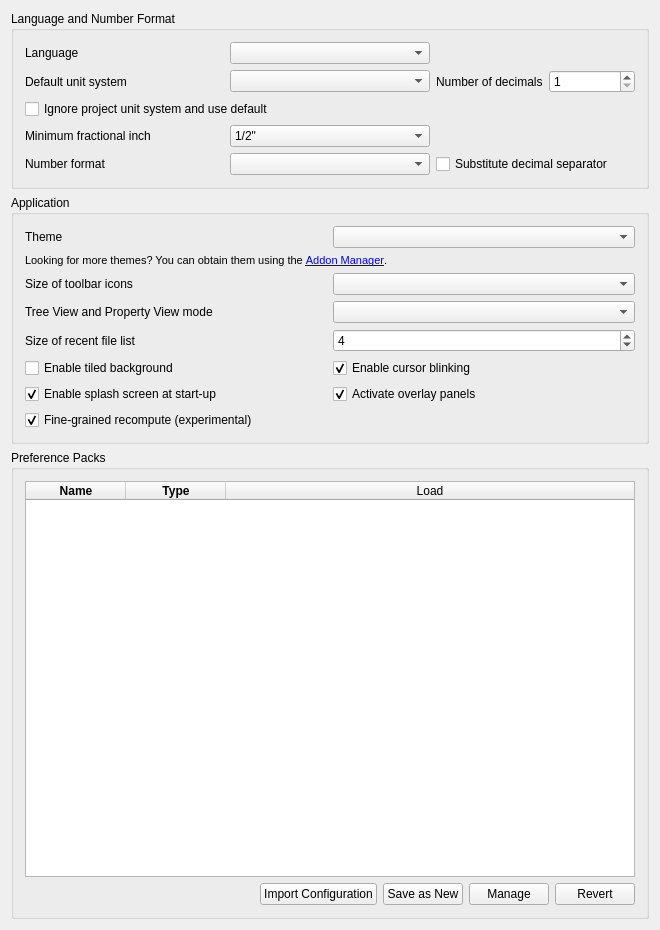
<?xml version="1.0" encoding="UTF-8"?>
<ui version="4.0">
 <class>Gui::Dialog::DlgSettingsGeneral</class>
 <widget class="QWidget" name="Gui::Dialog::DlgSettingsGeneral">
  <property name="geometry">
   <rect>
    <x>0</x>
    <y>0</y>
    <width>660</width>
    <height>930</height>
   </rect>
  </property>
  <property name="windowTitle">
   <string>General</string>
  </property>
   <layout class="QVBoxLayout" name="verticalLayout">
    <item>
     <widget class="QGroupBox" name="GroupBox7">
      <property name="title">
       <string>Language and Number Format</string>
      </property>
      <layout class="QGridLayout">
       <property name="leftMargin">
        <number>11</number>
       </property>
       <property name="topMargin">
        <number>11</number>
       </property>
       <property name="rightMargin">
        <number>11</number>
       </property>
       <property name="bottomMargin">
        <number>11</number>
       </property>
       <property name="spacing">
        <number>6</number>
       </property>
       <item row="0" column="0">
        <widget class="QLabel" name="TextLabel1_4">
         <property name="text">
          <string>Language</string>
         </property>
        </widget>
       </item>
       <item row="0" column="1">
        <widget class="QComboBox" name="Languages">
         <property name="toolTip">
          <string>Language of the application's user interface</string>
         </property>
        </widget>
       </item>
       <item row="1" column="0">
        <widget class="QLabel" name="unitSystemLabel">
         <property name="text">
          <string>Default unit system</string>
         </property>
        </widget>
       </item>
       <item row="1" column="1">
        <widget class="QComboBox" name="comboBox_UnitSystem">
         <property name="toolTip">
          <string>Unit system for all parts of the application. Can be overridden by specifying a document unit system.</string>
         </property>
        </widget>
       </item>
       <item row="1" column="2">
        <layout class="QHBoxLayout" name="horizontalLayout_3">
         <item>
          <widget class="QLabel" name="decimalsLabel">
           <property name="text">
            <string>Number of decimals</string>
           </property>
          </widget>
         </item>
         <item>
          <widget class="QSpinBox" name="spinBoxDecimals">
           <property name="toolTip">
            <string>Number of decimals that should be shown for numbers and dimensions</string>
           </property>
           <property name="minimum">
            <number>1</number>
           </property>
           <property name="maximum">
            <number>12</number>
           </property>
          </widget>
         </item>
        </layout>
       </item>
       <item row="2" column="0" colspan="3">
        <widget class="QCheckBox" name="checkBox_projectUnitSystemIgnore">
          <property name="toolTip">
           <string>Ignores document unit systems</string>
          </property>
          <property name="text">
           <string>Ignore project unit system and use default</string>
          </property>
        </widget>
       </item>
       <item row="3" column="0">
        <widget class="QLabel" name="fractionalInchLabel">
         <property name="text">
          <string>Minimum fractional inch</string>
         </property>
        </widget>
       </item>
       <item row="3" column="1">
        <widget class="QComboBox" name="comboBox_FracInch">
         <property name="toolTip">
          <string>Minimum fractional inch to be displayed</string>
         </property>
         <item>
          <property name="text">
           <string notr="true">1/2"</string>
          </property>
         </item>
         <item>
          <property name="text">
           <string notr="true">1/4"</string>
          </property>
         </item>
         <item>
          <property name="text">
           <string notr="true">1/8"</string>
          </property>
         </item>
         <item>
          <property name="text">
           <string notr="true">1/16"</string>
          </property>
         </item>
         <item>
          <property name="text">
           <string notr="true">1/32"</string>
          </property>
         </item>
         <item>
          <property name="text">
           <string notr="true">1/64"</string>
          </property>
         </item>
         <item>
          <property name="text">
           <string notr="true">1/128"</string>
          </property>
         </item>
        </widget>
       </item>
       <item row="4" column="0">
        <widget class="QLabel" name="TextLabel1_5">
         <property name="text">
          <string>Number format</string>
         </property>
        </widget>
       </item>
       <item row="4" column="1">
        <widget class="Gui::PrefComboBox" name="UseLocaleFormatting">
         <property name="prefEntry" stdset="0">
          <cstring>UseLocaleFormatting</cstring>
         </property>
         <property name="prefPath" stdset="0">
          <cstring>General</cstring>
         </property>
        </widget>
       </item>
       <item row="4" column="2">
        <widget class="Gui::PrefCheckBox" name="SubstituteDecimal">
         <property name="toolTip">
          <string>Substitutes numerical keypad decimal separator with locale separator, except
in the Python console and the macro editor where a
dot/period will always be printed</string>
         </property>
         <property name="text">
          <string>Substitute decimal separator</string>
         </property>
         <property name="prefEntry" stdset="0">
          <cstring>SubstituteDecimalSeparator</cstring>
         </property>
         <property name="prefPath" stdset="0">
          <cstring>General</cstring>
         </property>
        </widget>
       </item>
      </layout>
     </widget>
    </item>
    <item>
     <widget class="QGroupBox" name="GroupBox3">
      <property name="title">
       <string>Application</string>
      </property>
      <layout class="QGridLayout">
       <property name="leftMargin">
        <number>11</number>
       </property>
       <property name="topMargin">
        <number>11</number>
       </property>
       <property name="rightMargin">
        <number>11</number>
       </property>
       <property name="bottomMargin">
        <number>11</number>
       </property>
       <property name="spacing">
        <number>6</number>
       </property>
       <item row="0" column="0">
        <widget class="QLabel" name="themesLabel">
         <property name="text">
          <string>Theme</string>
         </property>
        </widget>
       </item>
       <item row="0" column="1">
        <widget class="QComboBox" name="themesCombobox">
         <property name="toolTip">
          <string>Customize the appearance of the user interface</string>
         </property>
        </widget>
       </item>
       <item row="1" column="0" colspan="2">
        <widget class="QLabel" name="moreThemesLabel">
         <property name="font">
          <font>
           <pointsize>8</pointsize>
          </font>
         </property>
         <property name="text">
          <string>Looking for more themes? You can obtain them using the &lt;a href=&quot;civilcvcad:Std_AddonMgr&quot;&gt;Addon Manager&lt;/a&gt;.</string>
         </property>
         <property name="textFormat">
          <enum>Qt::RichText</enum>
         </property>
        </widget>
       </item>
       <item row="2" column="0">
        <widget class="QLabel" name="iconSizeLabel">
         <property name="text">
          <string>Size of toolbar icons</string>
         </property>
        </widget>
       </item>
       <item row="2" column="1">
        <widget class="QComboBox" name="toolbarIconSize">
         <property name="toolTip">
          <string>Icon size in the toolbar</string>
         </property>
        </widget>
       </item>
       <item row="3" column="0">
        <widget class="QLabel" name="treeModeLabel">
         <property name="text">
          <string>Tree View and Property View mode</string>
         </property>
        </widget>
       </item>
       <item row="3" column="1">
        <widget class="QComboBox" name="treeMode">
         <property name="toolTip">
          <string>Customize how the tree view is shown in the panel (restart required).

'Combined': combine tree and property view into one panel.
'Independent': split tree and property view into separate panels.</string>
         </property>
        </widget>
       </item>
       <item row="4" column="0">
        <widget class="QLabel" name="recentFileListLabel">
         <property name="text">
          <string>Size of recent file list</string>
         </property>
        </widget>
       </item>
       <item row="4" column="1">
        <widget class="Gui::PrefSpinBox" name="RecentFiles">
         <property name="toolTip">
          <string>How many files should be listed in recent files list</string>
         </property>
         <property name="value">
          <number>4</number>
         </property>
         <property name="prefEntry" stdset="0">
          <cstring>RecentFiles</cstring>
         </property>
         <property name="prefPath" stdset="0">
          <cstring>RecentFiles</cstring>
         </property>
        </widget>
       </item>
       <item row="5" column="0">
        <widget class="QCheckBox" name="tiledBackground">
         <property name="toolTip">
          <string>Background of the main window (when no document is opened) will consist of tiles of an image.</string>
         </property>
         <property name="text">
          <string>Enable tiled background</string>
         </property>
        </widget>
       </item>
       <item row="5" column="1">
        <widget class="Gui::PrefCheckBox" name="EnableCursorBlinking">
         <property name="toolTip">
          <string>The text cursor will be blinking</string>
         </property>
         <property name="text">
          <string>Enable cursor blinking</string>
         </property>
         <property name="checked">
          <bool>true</bool>
         </property>
         <property name="prefEntry" stdset="0">
          <cstring>EnableCursorBlinking</cstring>
         </property>
         <property name="prefPath" stdset="0">
          <cstring>General</cstring>
         </property>
        </widget>
       </item>
       <item row="6" column="0">
        <widget class="Gui::PrefCheckBox" name="SplashScreen">
         <property name="toolTip">
          <string>A splash screen is a small loading window that is shown
when CivilCvCAD is launching. If this option is checked, CivilCvCAD will
display the splash screen.</string>
         </property>
         <property name="text">
          <string>Enable splash screen at start-up</string>
         </property>
         <property name="checked">
          <bool>true</bool>
         </property>
         <property name="prefEntry" stdset="0">
          <cstring>ShowSplasher</cstring>
         </property>
         <property name="prefPath" stdset="0">
          <cstring>General</cstring>
         </property>
        </widget>
       </item>
       <item row="6" column="1">
        <widget class="Gui::PrefCheckBox" name="ActivateOverlay">
         <property name="toolTip">
          <string>Activate overlay handling of docked panels</string>
         </property>
         <property name="text">
          <string>Activate overlay panels</string>
         </property>
         <property name="checked">
          <bool>true</bool>
         </property>
         <property name="prefEntry" stdset="0">
          <cstring>ActivateOverlay</cstring>
         </property>
         <property name="prefPath" stdset="0">
          <cstring>DockWindows</cstring>
         </property>
        </widget>
       </item>
       <item row="7" column="0">
        <widget class="Gui::PrefCheckBox" name="FineGrainedRecompute">
         <property name="toolTip">
          <string>Activate fine-grained recomputation of documents</string>
         </property>
         <property name="text">
          <string>Fine-grained recompute (experimental)</string>
         </property>
         <property name="checked">
          <bool>true</bool>
         </property>
         <property name="prefEntry" stdset="0">
          <cstring>FineGrainedRecompute</cstring>
         </property>
         <property name="prefPath" stdset="0">
          <cstring>General</cstring>
         </property>
        </widget>
       </item>
      </layout>
     </widget>
    </item>
    <item>
     <widget class="QGroupBox" name="groupBox">
      <property name="title">
       <string>Preference Packs</string>
      </property>
      <layout class="QHBoxLayout" name="horizontalLayout">
       <item>
        <layout class="QVBoxLayout" name="verticalLayout_3">
         <item>
          <widget class="QTableWidget" name="PreferencePacks">
           <property name="horizontalScrollBarPolicy">
            <enum>Qt::ScrollBarAlwaysOff</enum>
           </property>
           <property name="sizeAdjustPolicy">
            <enum>QAbstractScrollArea::AdjustToContents</enum>
           </property>
           <property name="editTriggers">
            <set>QAbstractItemView::NoEditTriggers</set>
           </property>
           <property name="showDropIndicator" stdset="0">
            <bool>false</bool>
           </property>
           <property name="dragDropOverwriteMode">
            <bool>false</bool>
           </property>
           <property name="selectionMode">
            <enum>QAbstractItemView::NoSelection</enum>
           </property>
           <property name="selectionBehavior">
            <enum>QAbstractItemView::SelectRows</enum>
           </property>
           <property name="showGrid">
            <bool>false</bool>
           </property>
           <property name="sortingEnabled">
            <bool>true</bool>
           </property>
           <property name="wordWrap">
            <bool>false</bool>
           </property>
           <property name="cornerButtonEnabled">
            <bool>false</bool>
           </property>
           <attribute name="horizontalHeaderVisible">
            <bool>true</bool>
           </attribute>
           <attribute name="horizontalHeaderCascadingSectionResizes">
            <bool>true</bool>
           </attribute>
           <attribute name="horizontalHeaderMinimumSectionSize">
            <number>30</number>
           </attribute>
           <attribute name="horizontalHeaderDefaultSectionSize">
            <number>100</number>
           </attribute>
           <attribute name="horizontalHeaderStretchLastSection">
            <bool>true</bool>
           </attribute>
           <attribute name="verticalHeaderVisible">
            <bool>false</bool>
           </attribute>
           <attribute name="verticalHeaderMinimumSectionSize">
            <number>16</number>
           </attribute>
           <attribute name="verticalHeaderDefaultSectionSize">
            <number>24</number>
           </attribute>
           <column>
            <property name="text">
             <string>Name</string>
            </property>
            <property name="font">
             <font>
              <weight>75</weight>
              <bold>true</bold>
             </font>
            </property>
           </column>
           <column>
            <property name="text">
             <string>Type</string>
            </property>
            <property name="font">
             <font>
              <weight>75</weight>
              <bold>true</bold>
             </font>
            </property>
           </column>
           <column>
            <property name="text">
             <string>Load</string>
            </property>
           </column>
          </widget>
         </item>
         <item>
          <layout class="QHBoxLayout" name="horizontalLayout_2">
           <item>
            <spacer name="horizontalSpacer">
             <property name="orientation">
              <enum>Qt::Horizontal</enum>
             </property>
             <property name="sizeHint" stdset="0">
              <size>
               <width>40</width>
               <height>20</height>
              </size>
             </property>
            </spacer>
           </item>
           <item>
            <widget class="QPushButton" name="ImportConfig">
             <property name="text">
              <string>Import Configuration</string>
             </property>
            </widget>
           </item>
           <item>
            <widget class="QPushButton" name="SaveNewPreferencePack">
             <property name="text">
              <string>Save as New</string>
             </property>
            </widget>
           </item>
           <item>
            <widget class="QPushButton" name="ManagePreferencePacks">
             <property name="sizePolicy">
              <sizepolicy hsizetype="Fixed" vsizetype="Fixed">
               <horstretch>0</horstretch>
               <verstretch>0</verstretch>
              </sizepolicy>
             </property>
             <property name="text">
              <string>Manage</string>
             </property>
            </widget>
           </item>
           <item>
            <widget class="QPushButton" name="RevertToSavedConfig">
             <property name="text">
              <string>Revert</string>
             </property>
            </widget>
           </item>
          </layout>
         </item>
        </layout>
       </item>
      </layout>
     </widget>
    </item>
  </layout>
 </widget>
 <layoutdefault spacing="6" margin="11"/>
 <customwidgets>
  <customwidget>
   <class>Gui::PrefSpinBox</class>
   <extends>QSpinBox</extends>
   <header>Gui/PrefWidgets.h</header>
  </customwidget>
  <customwidget>
   <class>Gui::PrefCheckBox</class>
   <extends>QCheckBox</extends>
   <header>Gui/PrefWidgets.h</header>
  </customwidget>
  <customwidget>
   <class>Gui::PrefComboBox</class>
   <extends>QComboBox</extends>
   <header>Gui/PrefWidgets.h</header>
  </customwidget>
 </customwidgets>
 <tabstops>
  <tabstop>Languages</tabstop>
  <tabstop>RecentFiles</tabstop>
  <tabstop>EnableCursorBlinking</tabstop>
  <tabstop>SplashScreen</tabstop>
 </tabstops>
 <resources/>
 <connections/>
</ui>
